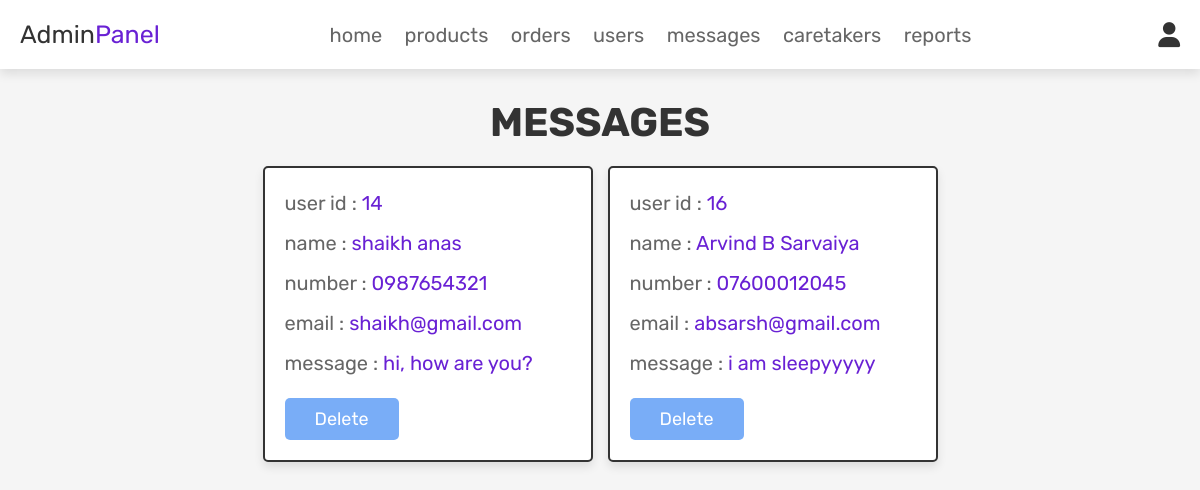
/admin_contacts.php (signed in), run on an earlier commit of the app's database.
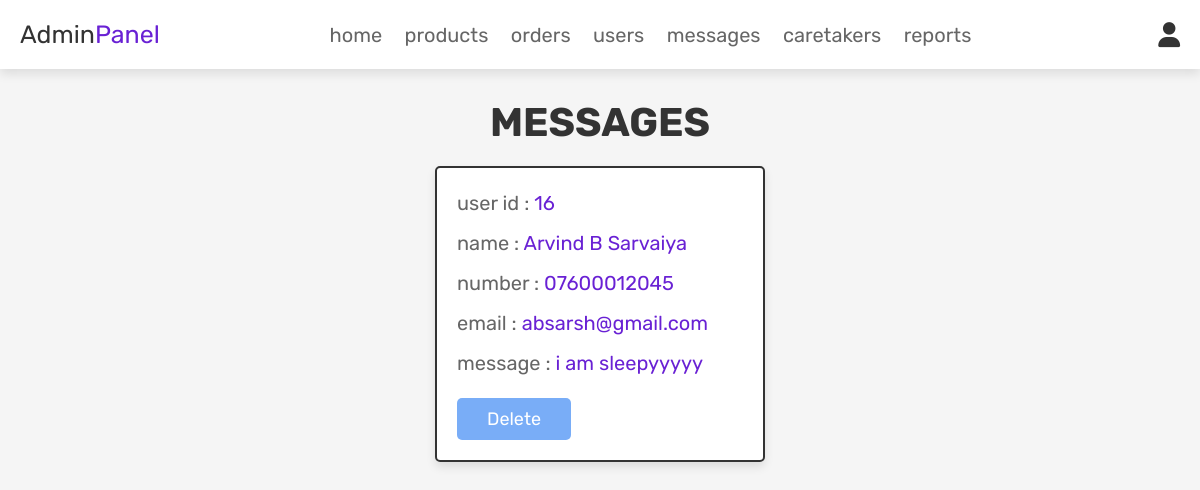
And on a later commit of the database.
### tables this page shows
CREATE TABLE `message` (
  `id` int(100) NOT NULL,
  `user_id` int(100) NOT NULL,
  `name` varchar(100) NOT NULL,
  `email` varchar(100) NOT NULL,
  `number` varchar(12) NOT NULL,
  `message` varchar(500) NOT NULL
);

### admin_contacts.php (the view, shortened to what this page needs)
<!DOCTYPE html>
<html lang="en">
<head>
   <link rel="stylesheet" href="https://cdnjs.cloudflare.com/ajax/libs/font-awesome/6.0.0/css/all.min.css">
   <link rel="stylesheet" href="css/admin_style.css">
</head>
<body>
<?php @include 'admin_header.php'; ?>
<section class="messages">
   <h1 class="title">messages</h1>
   <div class="box-container">
      <?php
       $select_message = mysqli_query($conn, "SELECT * FROM `message`") or die('query failed');
       if(mysqli_num_rows($select_message) > 0){
          while($fetch_message = mysqli_fetch_assoc($select_message)){
      ?>
      <div class="box">
         <p>user id : <span><?php echo $fetch_message['user_id']; ?></span> </p>
         <p>name : <span><?php echo $fetch_message['name']; ?></span> </p>
         <p>number : <span><?php echo $fetch_message['number']; ?></span> </p>
         <p>email : <span><?php echo $fetch_message['email']; ?></span> </p>
         <p>message : <span><?php echo $fetch_message['message']; ?></span> </p>
         <a href="admin_contacts.php?delete=<?php echo $fetch_message['id']; ?>" onclick="return confirm('delete this message?');" class="delete-btn">delete</a>
      </div>
      <?php
         }
      }else{
         echo '<p class="empty">you have no messages!</p>';
      }
      ?>
   </div>
</section>
</body>
</html>

What changed in the data, as far as the page shows it:
removed message: user "14", name "shaikh anas", number "0987654321", email "shaikh@gmail.com", message "hi, how are you?"
